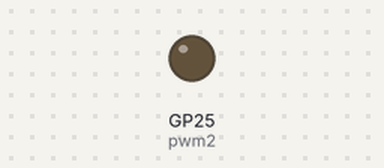
Recording of a program running on a simulated Raspberry Pi Pico running MicroPython. Shown: output pins drawn as LEDs (lit = HIGH). What the program prints to the serial console is not drawn.

Above: at 0.15 s.
Timing chart, 0 to 1.6 s (numbered marks = the images above):
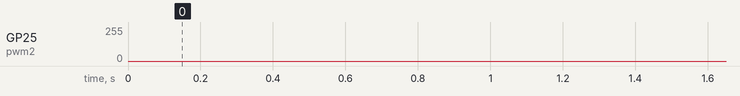

The program:

fade.py
```python
import time
import machine
import math

print("Led Fading")
pwm2 = machine.PWM(machine.Pin(25), freq=1000, duty_u16=65535)

while True:
    for i in range(0,65535,66):
        pwm2.duty_u16(i)
        time.sleep_ms(1)
    for i in range(65535,-1,-66):
        pwm2.duty_u16(i)
        time.sleep_ms(1)
```
